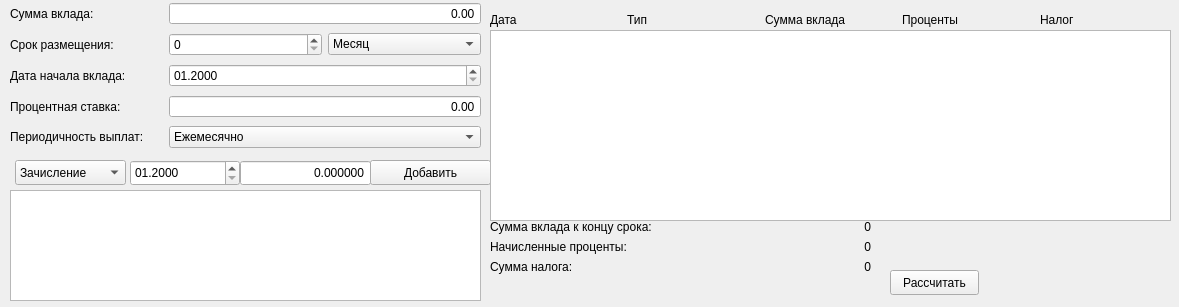
<?xml version="1.0" encoding="UTF-8"?>
<ui version="4.0">
 <class>DepositForm</class>
 <widget class="QWidget" name="DepositForm">
  <property name="geometry">
   <rect>
    <x>0</x>
    <y>0</y>
    <width>1179</width>
    <height>307</height>
   </rect>
  </property>
  <property name="minimumSize">
   <size>
    <width>1179</width>
    <height>307</height>
   </size>
  </property>
  <property name="maximumSize">
   <size>
    <width>1179</width>
    <height>307</height>
   </size>
  </property>
  <property name="windowTitle">
   <string>Form</string>
  </property>
  <widget class="QDateEdit" name="dateEdit_action">
   <property name="geometry">
    <rect>
     <x>130</x>
     <y>160</y>
     <width>110</width>
     <height>26</height>
    </rect>
   </property>
   <property name="displayFormat">
    <string>MM.yyyy</string>
   </property>
  </widget>
  <widget class="QDoubleSpinBox" name="doubleSpinBox_amount_action">
   <property name="geometry">
    <rect>
     <x>240</x>
     <y>160</y>
     <width>131</width>
     <height>26</height>
    </rect>
   </property>
   <property name="alignment">
    <set>Qt::AlignRight|Qt::AlignTrailing|Qt::AlignVCenter</set>
   </property>
   <property name="buttonSymbols">
    <enum>QAbstractSpinBox::NoButtons</enum>
   </property>
   <property name="decimals">
    <number>6</number>
   </property>
   <property name="maximum">
    <double>1000000000.000000000000000</double>
   </property>
  </widget>
  <widget class="QTextEdit" name="textEdit">
   <property name="geometry">
    <rect>
     <x>10</x>
     <y>190</y>
     <width>471</width>
     <height>111</height>
    </rect>
   </property>
   <property name="readOnly">
    <bool>true</bool>
   </property>
  </widget>
  <widget class="QComboBox" name="comboBox_type_action">
   <property name="geometry">
    <rect>
     <x>15</x>
     <y>160</y>
     <width>111</width>
     <height>25</height>
    </rect>
   </property>
   <item>
    <property name="text">
     <string>Зачисление</string>
    </property>
   </item>
   <item>
    <property name="text">
     <string>Списание</string>
    </property>
   </item>
  </widget>
  <widget class="QPushButton" name="pushButton_add">
   <property name="geometry">
    <rect>
     <x>370</x>
     <y>160</y>
     <width>121</width>
     <height>25</height>
    </rect>
   </property>
   <property name="text">
    <string>Добавить</string>
   </property>
  </widget>
  <widget class="QWidget" name="gridLayoutWidget">
   <property name="geometry">
    <rect>
     <x>10</x>
     <y>0</y>
     <width>471</width>
     <height>155</height>
    </rect>
   </property>
   <layout class="QGridLayout" name="gridLayout_3">
    <item row="2" column="2" colspan="2">
     <widget class="QDateEdit" name="dateEdit_start_date">
      <property name="displayFormat">
       <string>MM.yyyy</string>
      </property>
     </widget>
    </item>
    <item row="3" column="1">
     <widget class="QLabel" name="label_4">
      <property name="text">
       <string>Процентная ставка:</string>
      </property>
     </widget>
    </item>
    <item row="2" column="1">
     <widget class="QLabel" name="label_3">
      <property name="text">
       <string>Дата начала вклада:</string>
      </property>
     </widget>
    </item>
    <item row="1" column="2">
     <widget class="QSpinBox" name="spinBox_count_distance"/>
    </item>
    <item row="1" column="1">
     <widget class="QLabel" name="label_2">
      <property name="text">
       <string>Срок размещения:</string>
      </property>
     </widget>
    </item>
    <item row="1" column="3">
     <widget class="QComboBox" name="comboBox_type_distance">
      <item>
       <property name="text">
        <string>Месяц</string>
       </property>
      </item>
      <item>
       <property name="text">
        <string>Лет</string>
       </property>
      </item>
     </widget>
    </item>
    <item row="0" column="1">
     <widget class="QLabel" name="label">
      <property name="text">
       <string>Сумма вклада:</string>
      </property>
     </widget>
    </item>
    <item row="0" column="2" colspan="2">
     <widget class="QDoubleSpinBox" name="doubleSpinBox_amount_deposit">
      <property name="alignment">
       <set>Qt::AlignRight|Qt::AlignTrailing|Qt::AlignVCenter</set>
      </property>
      <property name="buttonSymbols">
       <enum>QAbstractSpinBox::NoButtons</enum>
      </property>
      <property name="maximum">
       <double>1000000.000000000000000</double>
      </property>
     </widget>
    </item>
    <item row="3" column="2" colspan="2">
     <widget class="QDoubleSpinBox" name="doubleSpinBox_percent">
      <property name="alignment">
       <set>Qt::AlignRight|Qt::AlignTrailing|Qt::AlignVCenter</set>
      </property>
      <property name="buttonSymbols">
       <enum>QAbstractSpinBox::NoButtons</enum>
      </property>
      <property name="maximum">
       <double>100000.000000000000000</double>
      </property>
     </widget>
    </item>
    <item row="4" column="1">
     <widget class="QLabel" name="label_5">
      <property name="text">
       <string>Периодичность выплат:</string>
      </property>
     </widget>
    </item>
    <item row="4" column="2" colspan="2">
     <widget class="QComboBox" name="comboBox_type_percent">
      <item>
       <property name="text">
        <string>Ежемесячно</string>
       </property>
      </item>
      <item>
       <property name="text">
        <string>Ежегодно</string>
       </property>
      </item>
     </widget>
    </item>
   </layout>
  </widget>
  <widget class="QWidget" name="formLayoutWidget">
   <property name="geometry">
    <rect>
     <x>490</x>
     <y>220</y>
     <width>381</width>
     <height>80</height>
    </rect>
   </property>
   <layout class="QFormLayout" name="formLayout_3">
    <item row="0" column="0">
     <widget class="QLabel" name="label_7">
      <property name="text">
       <string>Сумма вклада к концу срока:</string>
      </property>
     </widget>
    </item>
    <item row="0" column="1">
     <widget class="QLabel" name="label_total_amount">
      <property name="text">
       <string>0</string>
      </property>
      <property name="alignment">
       <set>Qt::AlignRight|Qt::AlignTrailing|Qt::AlignVCenter</set>
      </property>
     </widget>
    </item>
    <item row="1" column="0">
     <widget class="QLabel" name="label_6">
      <property name="text">
       <string>Начисленные проценты:</string>
      </property>
     </widget>
    </item>
    <item row="1" column="1">
     <widget class="QLabel" name="label_total_percent">
      <property name="text">
       <string>0</string>
      </property>
      <property name="alignment">
       <set>Qt::AlignRight|Qt::AlignTrailing|Qt::AlignVCenter</set>
      </property>
     </widget>
    </item>
    <item row="2" column="0">
     <widget class="QLabel" name="label_8">
      <property name="text">
       <string>Сумма налога:</string>
      </property>
     </widget>
    </item>
    <item row="2" column="1">
     <widget class="QLabel" name="label_total_tax">
      <property name="text">
       <string>0</string>
      </property>
      <property name="alignment">
       <set>Qt::AlignRight|Qt::AlignTrailing|Qt::AlignVCenter</set>
      </property>
     </widget>
    </item>
   </layout>
  </widget>
  <widget class="QPushButton" name="pushButton_calculate">
   <property name="geometry">
    <rect>
     <x>890</x>
     <y>270</y>
     <width>89</width>
     <height>25</height>
    </rect>
   </property>
   <property name="text">
    <string>Рассчитать</string>
   </property>
  </widget>
  <widget class="QTextEdit" name="textEdit_table">
   <property name="geometry">
    <rect>
     <x>490</x>
     <y>30</y>
     <width>681</width>
     <height>191</height>
    </rect>
   </property>
   <property name="readOnly">
    <bool>true</bool>
   </property>
  </widget>
  <widget class="QWidget" name="layoutWidget">
   <property name="geometry">
    <rect>
     <x>490</x>
     <y>10</y>
     <width>681</width>
     <height>19</height>
    </rect>
   </property>
   <layout class="QHBoxLayout" name="horizontalLayout_4">
    <item>
     <widget class="QLabel" name="label_13">
      <property name="text">
       <string>Дата</string>
      </property>
     </widget>
    </item>
    <item>
     <widget class="QLabel" name="label_9">
      <property name="text">
       <string>Тип</string>
      </property>
     </widget>
    </item>
    <item>
     <widget class="QLabel" name="label_10">
      <property name="text">
       <string>Сумма вклада</string>
      </property>
     </widget>
    </item>
    <item>
     <widget class="QLabel" name="label_11">
      <property name="text">
       <string>Проценты</string>
      </property>
     </widget>
    </item>
    <item>
     <widget class="QLabel" name="label_12">
      <property name="text">
       <string>Налог</string>
      </property>
     </widget>
    </item>
   </layout>
  </widget>
 </widget>
 <resources/>
 <connections/>
</ui>
